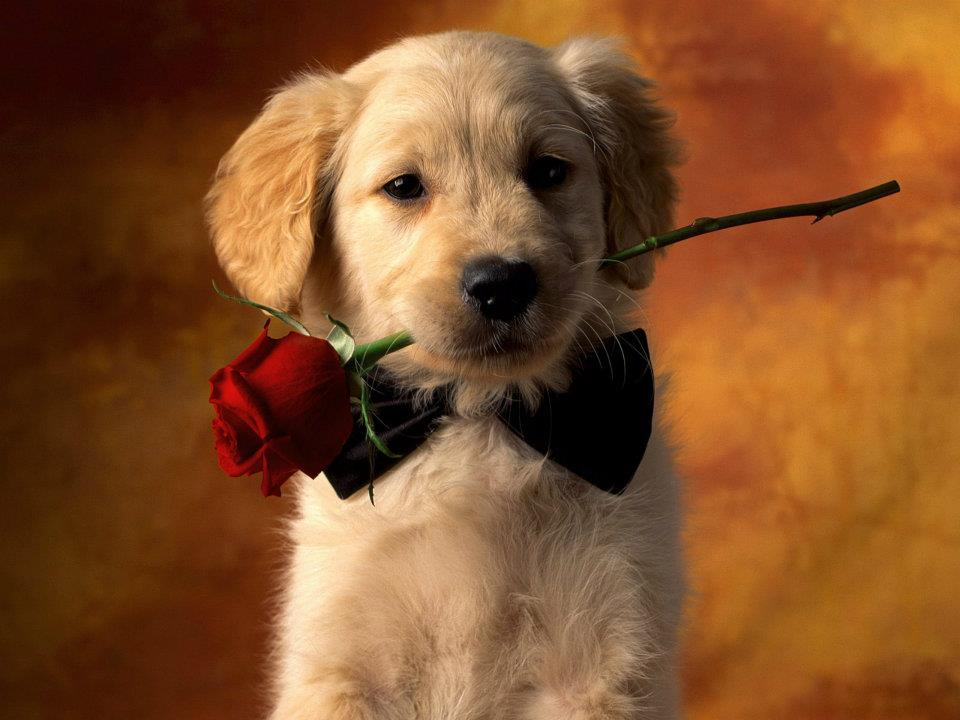
#> input picture Image Processing/images/img_1.jpg, 960 x 720 px; its folder holds only this picture in this run
$ python image_process.py
#> lines starting #> are read from the running program, lines starting #| are printed output that depends on the picture
from PIL import Image, ImageEnhance, ImageFilter
import os

path = './images'
out = './output'

for filename in os.listdir(path):
	img = Image.open(f"{path}/{filename}")
#> img is the input picture: PIL image 960x720 RGB; mean R, G, B 130.3, 80.3, 42.1
	# [4 lines of commented-out code are left out]
	edit = img.filter(ImageFilter.BLUR).convert('L').rotate(20)
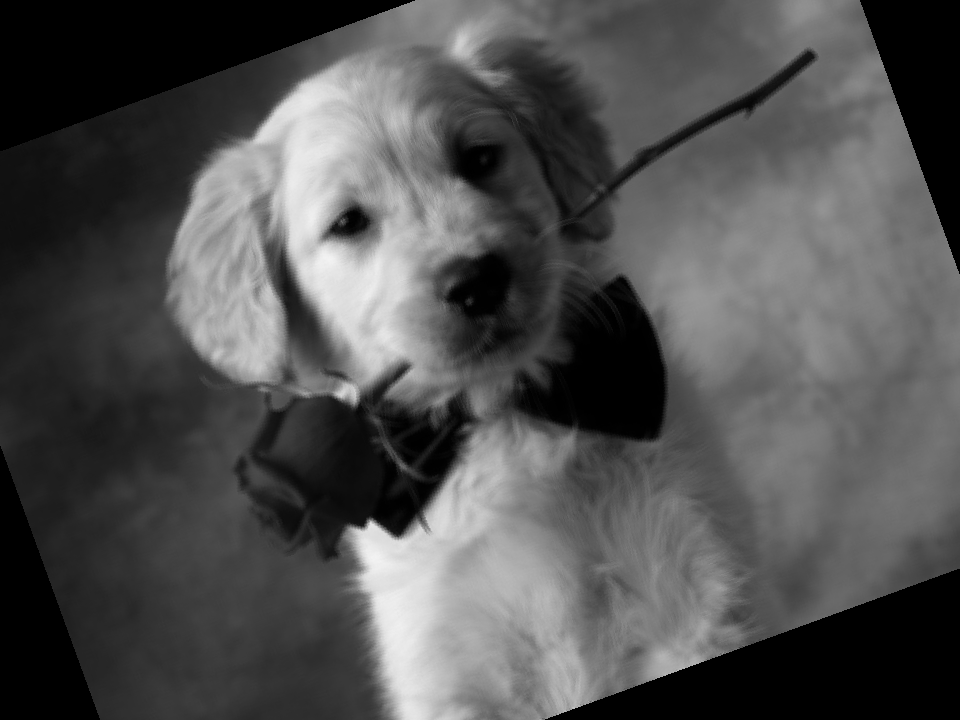
#> edit: PIL image 960x720 L; min 0, max 243, mean 80.8
	# [5 lines of commented-out code are left out]

	factor = 1.5
	enhancer = ImageEnhance.Contrast(edit)
	edit = enhancer.enhance(factor)
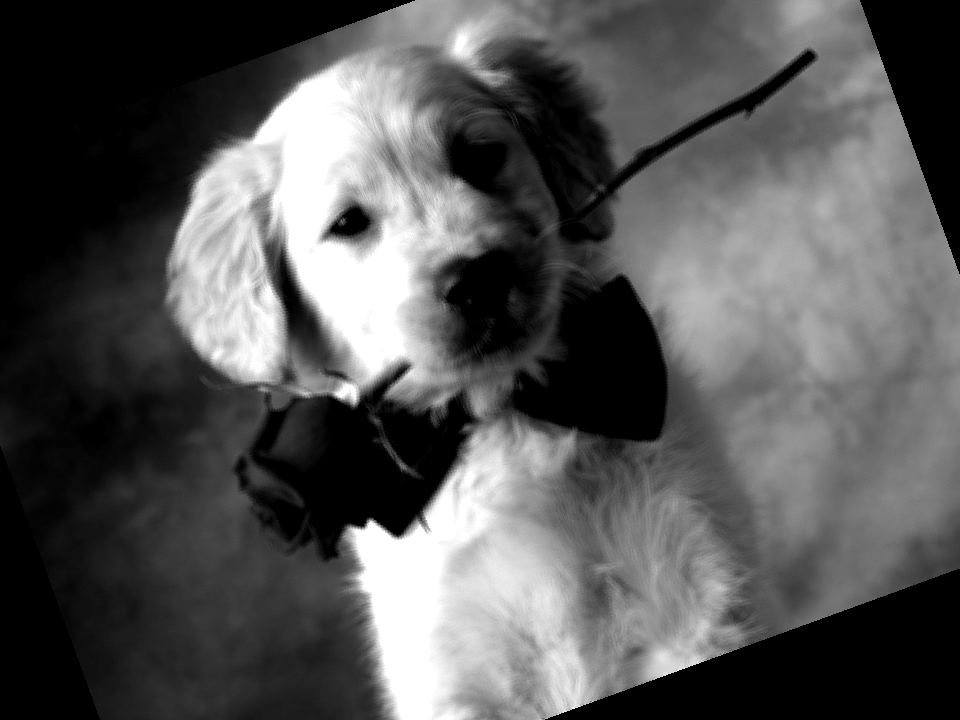
#> edit: PIL image 960x720 L; min 0, max 255, mean 86.3

	new_name = os.path.splitext(filename)[0]
	edit.save(f'{out}/{new_name}_processed.jpg')

	edit.show()

$ run again, on Image Processing/images/img_2.jpg
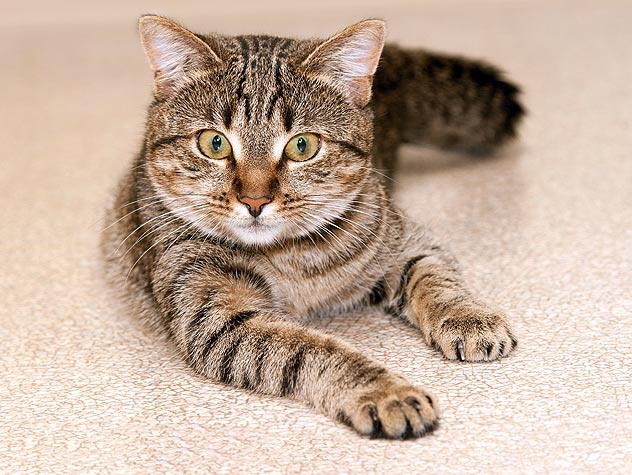
#> input picture Image Processing/images/img_2.jpg, 632 x 475 px
#> img is the input picture: PIL image 632x475 RGB; mean R, G, B 197.2, 174.6, 158.2
#> `edit = img.filter(ImageFilter.BLUR).convert('L').rotate(20)`:
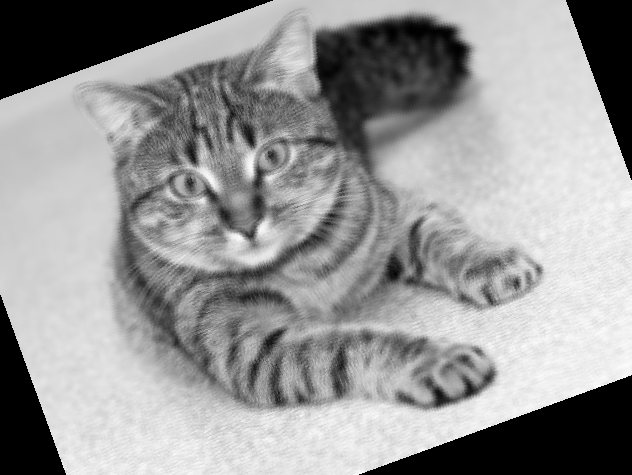
#> edit: PIL image 632x475 L; min 0, max 254, mean 151
#> `edit = enhancer.enhance(factor)`:
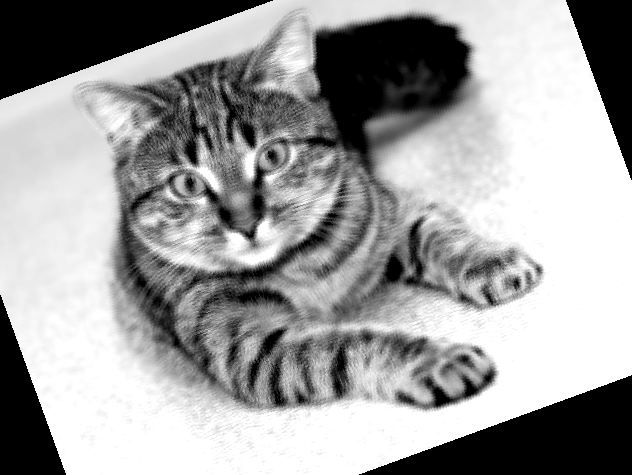
#> edit: PIL image 632x475 L; min 0, max 255, mean 158.6
